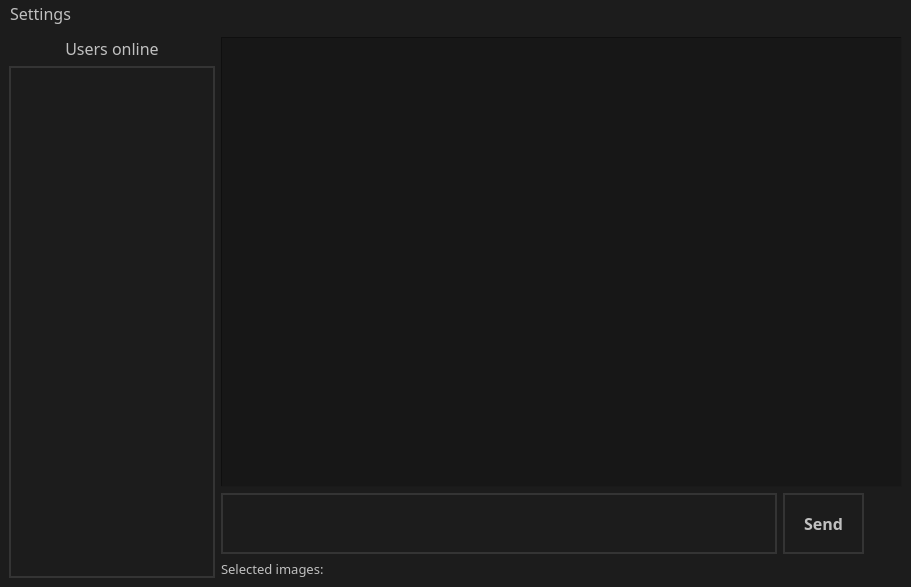
<?xml version="1.0" encoding="UTF-8"?>
<ui version="4.0">
 <class>ChatWidget</class>
 <widget class="QMainWindow" name="ChatWidget">
  <property name="geometry">
   <rect>
    <x>0</x>
    <y>0</y>
    <width>911</width>
    <height>587</height>
   </rect>
  </property>
  <property name="windowTitle">
   <string>MainWindow</string>
  </property>
  <property name="styleSheet">
   <string notr="true">background: rgb(28, 28, 28);

</string>
  </property>
  <widget class="QWidget" name="centralwidget">
   <property name="styleSheet">
    <string notr="true">QListWidget::item:selected {
	background: none;
	color: none;
}

QListWidget::item:hover {
	background: none;
}</string>
   </property>
   <layout class="QHBoxLayout" name="horizontalLayout_3">
    <item>
     <layout class="QVBoxLayout" name="verticalLayout_2">
      <item>
       <widget class="QLabel" name="label">
        <property name="font">
         <font>
          <family>Gadugi</family>
          <pointsize>12</pointsize>
         </font>
        </property>
        <property name="styleSheet">
         <string notr="true">color: silver;</string>
        </property>
        <property name="text">
         <string>Users online</string>
        </property>
        <property name="alignment">
         <set>Qt::AlignCenter</set>
        </property>
       </widget>
      </item>
      <item>
       <widget class="QListWidget" name="Users">
        <property name="minimumSize">
         <size>
          <width>200</width>
          <height>0</height>
         </size>
        </property>
        <property name="styleSheet">
         <string notr="true">color: silver;
border-width: 2px;
border-style: solid;
border-color: rgb(52, 52, 52);
padding: 2px;</string>
        </property>
        <property name="frameShape">
         <enum>QFrame::Panel</enum>
        </property>
       </widget>
      </item>
     </layout>
    </item>
    <item>
     <layout class="QVBoxLayout" name="verticalLayout_3">
      <item>
       <widget class="QListWidget" name="Dialog_2">
        <property name="styleSheet">
         <string notr="true">background-color: rgb(23, 23, 23)</string>
        </property>
        <property name="frameShape">
         <enum>QFrame::Panel</enum>
        </property>
        <property name="resizeMode">
         <enum>QListView::Adjust</enum>
        </property>
        <property name="batchSize">
         <number>100</number>
        </property>
        <property name="wordWrap">
         <bool>true</bool>
        </property>
       </widget>
      </item>
      <item>
       <layout class="QHBoxLayout" name="horizontalLayout_2">
        <item>
         <widget class="QTextEdit" name="MessageLine">
          <property name="sizePolicy">
           <sizepolicy hsizetype="Expanding" vsizetype="Fixed">
            <horstretch>0</horstretch>
            <verstretch>0</verstretch>
           </sizepolicy>
          </property>
          <property name="minimumSize">
           <size>
            <width>556</width>
            <height>61</height>
           </size>
          </property>
          <property name="maximumSize">
           <size>
            <width>16777215</width>
            <height>16777215</height>
           </size>
          </property>
          <property name="font">
           <font>
            <family>Helvetica</family>
            <pointsize>11</pointsize>
           </font>
          </property>
          <property name="styleSheet">
           <string notr="true">color: silver;
selection-color: none;

border-width: 2px;
border-style: solid;
border-color: rgb(52, 52, 52);
padding: 2px;</string>
          </property>
          <property name="frameShape">
           <enum>QFrame::Panel</enum>
          </property>
          <property name="html">
           <string>&lt;!DOCTYPE HTML PUBLIC &quot;-//W3C//DTD HTML 4.0//EN&quot; &quot;http://www.w3.org/TR/REC-html40/strict.dtd&quot;&gt;
&lt;html&gt;&lt;head&gt;&lt;meta name=&quot;qrichtext&quot; content=&quot;1&quot; /&gt;&lt;style type=&quot;text/css&quot;&gt;
p, li { white-space: pre-wrap; }
&lt;/style&gt;&lt;/head&gt;&lt;body style=&quot; font-family:'Helvetica'; font-size:11pt; font-weight:400; font-style:normal;&quot;&gt;
&lt;p style=&quot;-qt-paragraph-type:empty; margin-top:0px; margin-bottom:0px; margin-left:0px; margin-right:0px; -qt-block-indent:0; text-indent:0px;&quot;&gt;&lt;br /&gt;&lt;/p&gt;&lt;/body&gt;&lt;/html&gt;</string>
          </property>
         </widget>
        </item>
        <item>
         <widget class="QPushButton" name="SendButton">
          <property name="sizePolicy">
           <sizepolicy hsizetype="Fixed" vsizetype="Fixed">
            <horstretch>0</horstretch>
            <verstretch>0</verstretch>
           </sizepolicy>
          </property>
          <property name="minimumSize">
           <size>
            <width>81</width>
            <height>61</height>
           </size>
          </property>
          <property name="maximumSize">
           <size>
            <width>81</width>
            <height>61</height>
           </size>
          </property>
          <property name="font">
           <font>
            <family>Gadugi</family>
            <pointsize>12</pointsize>
            <weight>75</weight>
            <bold>true</bold>
           </font>
          </property>
          <property name="cursor">
           <cursorShape>PointingHandCursor</cursorShape>
          </property>
          <property name="styleSheet">
           <string notr="true">QPushButton{
color: silver;
border-width: 2px;
border-style: solid;
border-color: rgb(52, 52, 52);
padding: 4px;
}

QPushButton:pressed{
padding: 2px;
}
</string>
          </property>
          <property name="text">
           <string>Send</string>
          </property>
         </widget>
        </item>
        <item>
         <widget class="QPushButton" name="loadImageButton">
          <property name="styleSheet">
           <string notr="true">QPushButton {
image: url(&quot;:/Image/attach.png&quot;);
background: none;
outline:none;
border:none;
width: 32px;
height: 48px;
}
</string>
          </property>
          <property name="text">
           <string/>
          </property>
         </widget>
        </item>
       </layout>
      </item>
      <item>
       <widget class="QLabel" name="LoadedImages">
        <property name="font">
         <font>
          <family>Gadugi</family>
          <pointsize>10</pointsize>
         </font>
        </property>
        <property name="styleSheet">
         <string notr="true">color:silver;</string>
        </property>
        <property name="text">
         <string>Selected images:</string>
        </property>
       </widget>
      </item>
     </layout>
    </item>
   </layout>
  </widget>
  <widget class="QMenuBar" name="menubar">
   <property name="geometry">
    <rect>
     <x>0</x>
     <y>0</y>
     <width>911</width>
     <height>25</height>
    </rect>
   </property>
   <property name="font">
    <font>
     <family>Gadugi</family>
     <pointsize>12</pointsize>
    </font>
   </property>
   <property name="styleSheet">
    <string notr="true">color:silver;</string>
   </property>
   <property name="nativeMenuBar">
    <bool>true</bool>
   </property>
   <widget class="QMenu" name="menuSettings">
    <property name="font">
     <font>
      <family>Gadugi</family>
      <pointsize>12</pointsize>
     </font>
    </property>
    <property name="styleSheet">
     <string notr="true">color:silver;</string>
    </property>
    <property name="title">
     <string>Settings</string>
    </property>
    <addaction name="actionStyle"/>
   </widget>
   <addaction name="menuSettings"/>
  </widget>
  <action name="actionTheme">
   <property name="text">
    <string>Theme</string>
   </property>
   <property name="shortcutContext">
    <enum>Qt::WindowShortcut</enum>
   </property>
  </action>
  <action name="actionSelect_color">
   <property name="text">
    <string>Select color</string>
   </property>
  </action>
  <action name="actionStyle">
   <property name="text">
    <string>Style</string>
   </property>
   <property name="font">
    <font>
     <family>Gadugi</family>
     <pointsize>12</pointsize>
    </font>
   </property>
  </action>
 </widget>
 <resources/>
 <connections/>
</ui>
